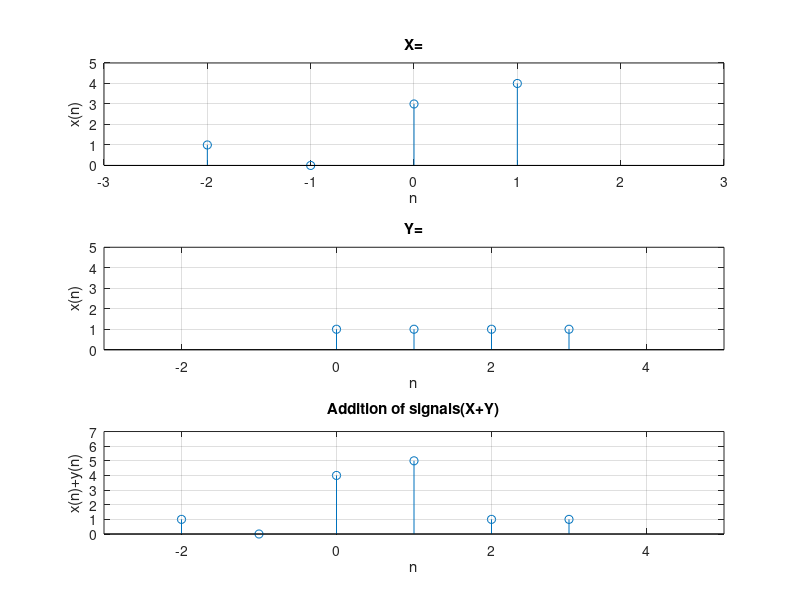
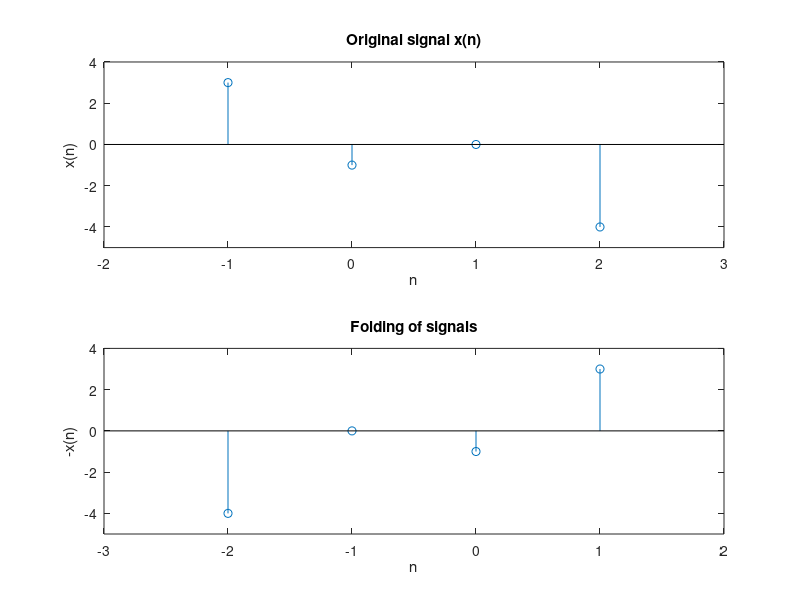

Reproduce these figures in MATLAB, in order.
clc;
close all;
clear all;
figure(1);
x = [1 0 3 4];
n1 = -2:1;
subplot(3,1,1);
stem(n1,x);
grid on;
title('X=');
xlabel('n');
ylabel('x(n)');
axis([-3 3 0 5]);

y = [1 1 1 1];
n2 = 0:3;
subplot(3,1,2);
stem(n2,y);
grid on;
title('Y=');
xlabel('n');
ylabel('x(n)');
axis ([-3 5 0 5]);

m = min(min(n1),min(n2)):max(max(n1),max(n2));
y1 = [];
temp = 1;
for i = 1:length(m)
    if(m(i)<min(n1)||m(i)>max(n1))
        y1 = [y1 0];
    else
        y1 = [y1 x(temp)];
        temp = temp+1;
    end
end
y2 = [];
temp = 1;
for i = 1:length(m)
    if(m(i)<min(n2)||m(i)>max(n2))
        y2 = [y2 0];
    else
        y2 = [y2 y(temp)];
        temp = temp+1;
    end
end
add = y1+y2;
subplot(3,1,3)
stem(m,add);
grid on;
title('Addition of signals(X+Y)');
xlabel('n');
ylabel('x(n)+y(n)');
axis ([-3 5 0 7]);


figure(2);
x = [3 -1 0 -4];
n = -1:2;
subplot(2,1,1);
stem(n,x);
title('Original signal x(n)');
xlabel('n');
ylabel('x(n)');
axis([-2 3 -5 4]);

c = fliplr(x);
y = fliplr(-n);
subplot(2,1,2)
stem(y,c);
title('Folding of signals');
xlabel('n');
ylabel('-x(n)');
axis([-3 2 -5 4]);